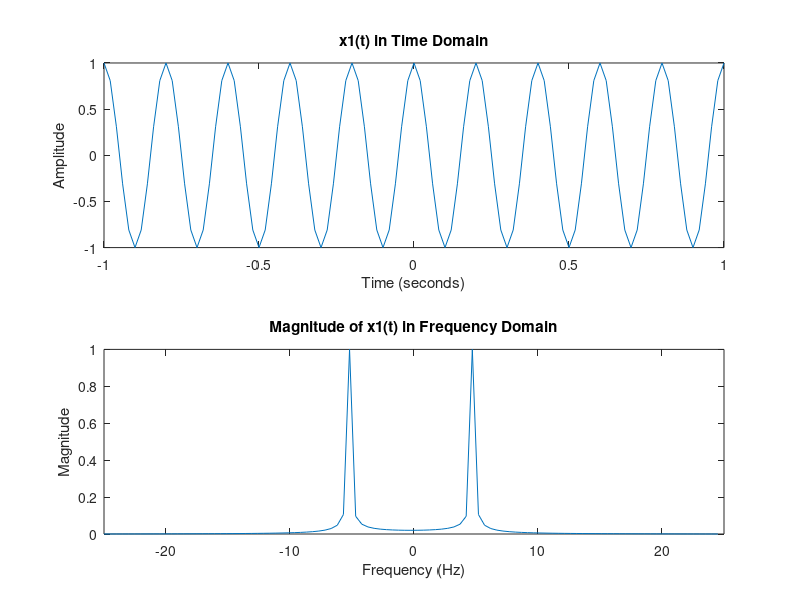
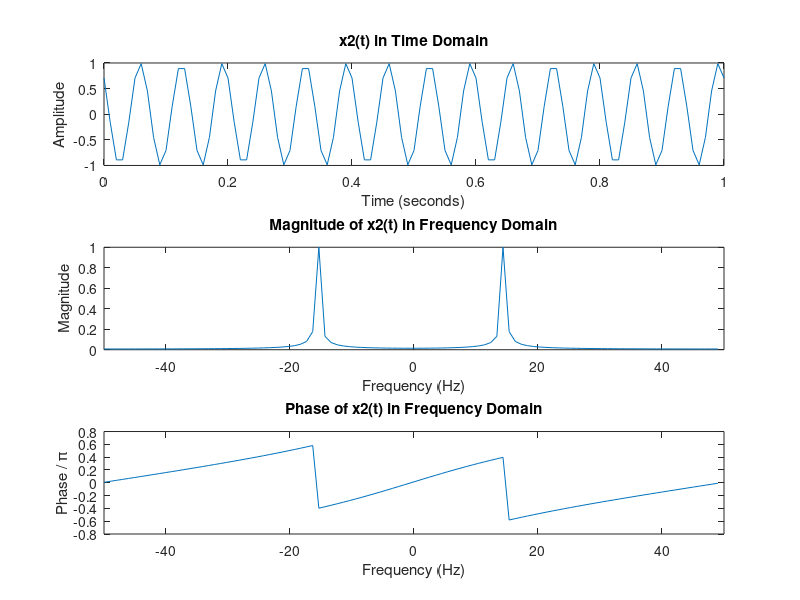

These figures' MATLAB source, in order:
%1.1
fs = 50;
t_start = -1;
t_end = 1;
t = t_start:1/fs:t_end;
x1 = cos(10*pi*t);

figure;
subplot(2,1,1);
plot(t, x1);
title('x1(t) in Time Domain');
xlabel('Time (seconds)');
ylabel('Amplitude');
xlim([t_start t_end]);

X1 = fftshift(fft(x1));  
N = length(t);
f = (-fs/2):(fs/N):(fs/2)-(fs/N);

X1_abs = abs(X1)/max(abs(X1));

subplot(2,1,2);
plot(f, X1_abs);
title('Magnitude of x1(t) in Frequency Domain');
xlabel('Frequency (Hz)');
ylabel('Magnitude');
xlim([-fs/2 fs/2]);

%1.2
fs = 100;
t_start = 0;
t_end = 1;
t = t_start:1/fs:t_end;
x2 = cos(30*pi*t + pi/4);

figure;
subplot(3,1,1);
plot(t, x2);
title('x2(t) in Time Domain');
xlabel('Time (seconds)');
ylabel('Amplitude');
xlim([t_start t_end]);

X2 = fftshift(fft(x2));  
N = length(t);
f = (-fs/2):(fs/N):(fs/2)-(fs/N);

X2_abs = abs(X2)/max(abs(X2));

subplot(3,1,2);
plot(f, X2_abs);
title('Magnitude of x2(t) in Frequency Domain');
xlabel('Frequency (Hz)');
ylabel('Magnitude');
xlim([-fs/2 fs/2]);

tol = 1e-6;
X2(abs(X2) < tol) = 0;
theta = angle(X2);

subplot(3,1,3);
plot(f, theta/pi);
title('Phase of x2(t) in Frequency Domain');
xlabel('Frequency (Hz)');
ylabel('Phase / \pi');
xlim([-fs/2 fs/2]);
